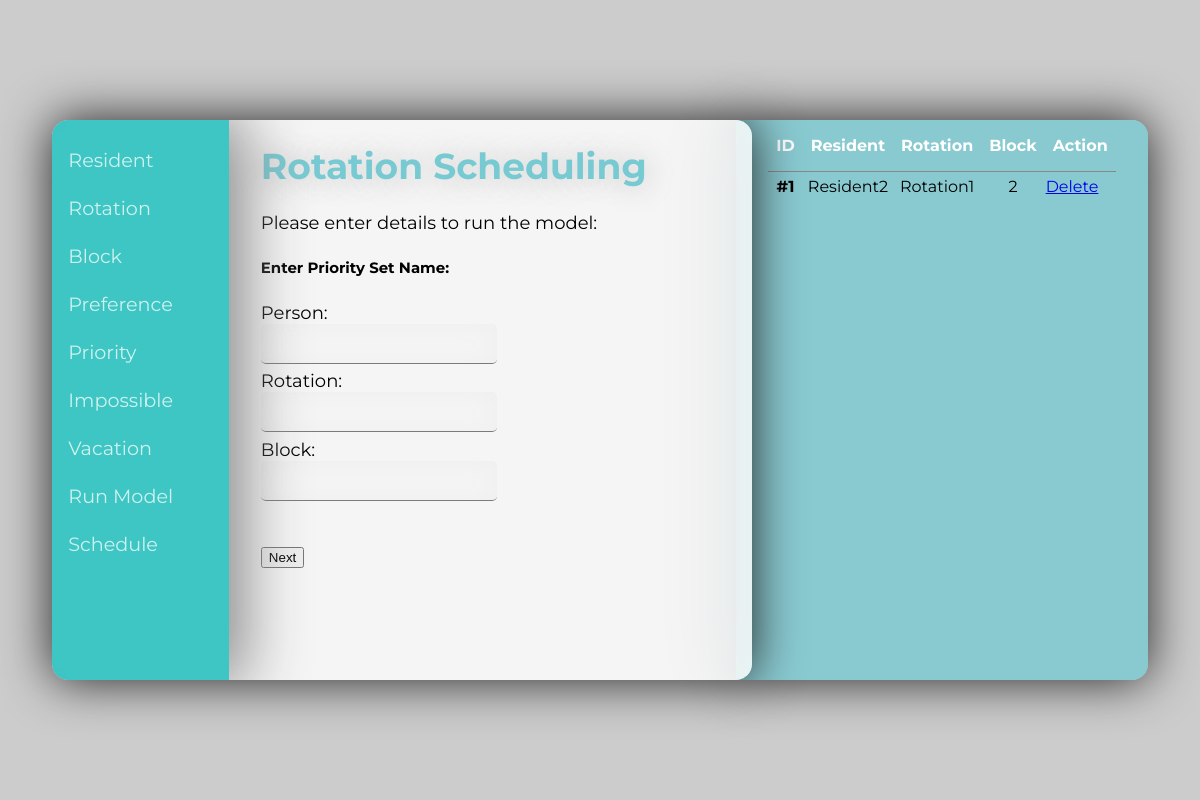
The page /priority on the database its author committed.
### main.py (models this page shows, shortened)
class Store_Priority_data(db.Model):
  __tablename__ = 'priority'
  prifId = db.Column('Rotation_id', db.Integer, primary_key = True) # Primary Key
  residentname = db.Column('Resident_name', db.String(50))
  rotationName = db.Column('Rotation_name', db.String(50))
  block = db.Column('Block', db.String(50))

### main.py (the view, shortened to what this page needs)
@app.route('/priority', methods=['GET', 'POST'])
def priority():
  result = False
  if not os.path.exists(os.path.join(basedir, 'data.db')):
    db.create_all()
  prifDatas = Store_Priority_data.query.all()
  return render_template('priority.html', result=result, prifDatas=prifDatas)

### templates/priority.html (shortened to what this page needs)
{% extends 'base.html' %}
{% block content %}
<div id="calc" >
  <h1>Rotation Scheduling </h1>
  <p>Please enter details to run the model:</p>
  <form action="{{ url_for('priority') }}" method="POST">
    <h5>Enter Priority Set Name:</h5>
    <label> Person: <input type="text" name="pri_people" required></label>
    <label> Rotation: <input type="text" name="pri_rotation" required></label>
    <label> Block: <input type="number" name="pri_block" min="1" required></label>
    <br><br>
    <input type="submit" name="next" value="Next">
  </form>
  <br><br>
</div>
{% endblock %}
{% block listItems %}
<table class="rtable">
  <thead class="thead">
    <tr class="list-header">
      <th scope="col" class="tcolumn">ID</th>
      <th scope="col" class="tcolumn">Resident</th>
      <th scope="col" class="tcolumn">Rotation</th>
      <th scope="col" class="tcolumn">Block</th>
      <th scope="col" class="tcolumn">Action</th>
    </tr>
  </thead>
  <tbody class="tbody">
    {% for prifData in prifDatas %}
    <tr class="list-item" >
      <th scope="row">#{{ prifData.prifId }}</th>
      <td style="text-align: center;">{{ prifData.residentname }}</td>
      <td style="text-align: center;">{{ prifData.rotationName }}</td>
      <td style="text-align: center;">{{ prifData.block }}</td>
      <td><a href = "/deletePriority/{{prifData.prifId}}"> Delete </a></td>
    </tr>
{% endfor %}
  </tbody>
</table>
{% endblock %}

### templates/base.html (style rules this page uses)
html { --primary: #78CAD2; --darker: #62A8AC; --fg: white; --button: linear-gradient(45deg, rgba(1,196,191,0.8) 0%, rgba(120,202,210,1) 50%, rgba(1,196,191,0.8) 100%); font-family: 'Montserrat', sans-serif; }
input[type=number], input[type=text] { border: 0; box-sizing: border-box; border-bottom: 1px solid rgba(3, 3, 3, 0.5); border-radius: 0.3rem; font-size: large; background-color: inherit; display: block; line-height: 2rem; box-shadow: inset 0px 2px 30px #EEE; height: 2.5rem; transition: border 0.25s ease-out; }
label { display: block; margin-top: 0.4rem; }
h1 { color: var(--primary); text-shadow: 1px 1px 30px #bbb; }
* { box-sizing: border-box; }
table { border-collapse: collapse; }
.list-header { color: var(--fg); text-align: center; border-bottom: #888 solid 1px; }
.tcolumn { padding: 0 0.5rem 1rem 0.5rem; }
.list-item { transition: transform 0.25s ease-out; }
.list-item th { padding-top: 0.3rem; padding-bottom: 0.3rem; }

### rows shown on the page
Store_Priority_data: prifId "1", residentname "Resident2", rotationName "Rotation1", block "2"
